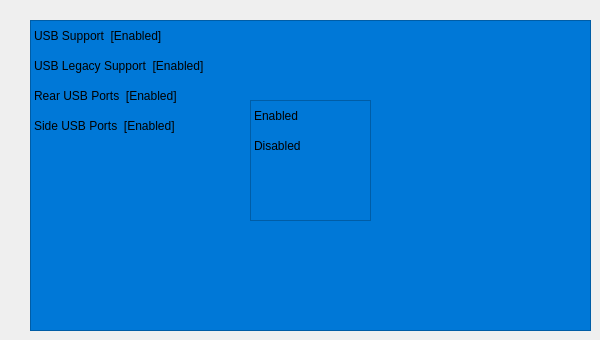
    <widget class="QWidget" name="usb">
     <widget class="QTableWidget" name="tableWidget_8">
      <property name="geometry">
       <rect>
        <x>30</x>
        <y>20</y>
        <width>561</width>
        <height>311</height>
       </rect>
      </property>
      <property name="styleSheet">
       <string notr="true">selection-background-color: rgb(0, 120, 215);
gridline-color: rgb(255, 255, 255, 0);
background-color: rgb(0, 120, 215);
outline: none;
	</string>
      </property>
      <property name="inputMethodHints">
       <set>Qt::ImhNone</set>
      </property>
      <property name="editTriggers">
       <set>QAbstractItemView::NoEditTriggers</set>
      </property>
      <property name="tabKeyNavigation">
       <bool>false</bool>
      </property>
      <property name="selectionMode">
       <enum>QAbstractItemView::SingleSelection</enum>
      </property>
      <property name="showGrid">
       <bool>false</bool>
      </property>
      <property name="wordWrap">
       <bool>true</bool>
      </property>
      <attribute name="horizontalHeaderVisible">
       <bool>false</bool>
      </attribute>
      <attribute name="horizontalHeaderDefaultSectionSize">
       <number>1000</number>
      </attribute>
      <attribute name="verticalHeaderVisible">
       <bool>false</bool>
      </attribute>
      <row>
       <property name="text">
        <string>New Row</string>
       </property>
      </row>
      <row>
       <property name="text">
        <string>New Row</string>
       </property>
      </row>
      <row>
       <property name="text">
        <string>New Row</string>
       </property>
      </row>
      <row>
       <property name="text">
        <string>New Row</string>
       </property>
      </row>
      <column>
       <property name="text">
        <string>New Column</string>
       </property>
      </column>
      <item row="0" column="0">
       <property name="text">
        <string>USB Support  [Enabled]</string>
       </property>
      </item>
      <item row="1" column="0">
       <property name="text">
        <string>USB Legacy Support  [Enabled]</string>
       </property>
      </item>
      <item row="2" column="0">
       <property name="text">
        <string>Rear USB Ports  [Enabled]</string>
       </property>
      </item>
      <item row="3" column="0">
       <property name="text">
        <string>Side USB Ports  [Enabled]</string>
       </property>
      </item>
     </widget>
     <widget class="QStackedWidget" name="stackedWidget_3">
      <property name="geometry">
       <rect>
        <x>220</x>
        <y>70</y>
        <width>181</width>
        <height>191</height>
       </rect>
      </property>
      <property name="currentIndex">
       <number>0</number>
      </property>
      <widget class="QWidget" name="page_9">
       <widget class="QTableWidget" name="onOff_3">
        <property name="geometry">
         <rect>
          <x>30</x>
          <y>30</y>
          <width>121</width>
          <height>121</height>
         </rect>
        </property>
        <property name="styleSheet">
         <string notr="true">selection-background-color: rgb(0, 120, 215);
gridline-color: rgb(255, 255, 255, 0);
background-color: rgb(0, 120, 215);
outline: 0;
	
</string>
        </property>
        <property name="inputMethodHints">
         <set>Qt::ImhNone</set>
        </property>
        <property name="editTriggers">
         <set>QAbstractItemView::NoEditTriggers</set>
        </property>
        <property name="tabKeyNavigation">
         <bool>false</bool>
        </property>
        <property name="selectionMode">
         <enum>QAbstractItemView::SingleSelection</enum>
        </property>
        <property name="showGrid">
         <bool>false</bool>
        </property>
        <property name="wordWrap">
         <bool>true</bool>
        </property>
        <attribute name="horizontalHeaderVisible">
         <bool>false</bool>
        </attribute>
        <attribute name="verticalHeaderVisible">
         <bool>false</bool>
        </attribute>
        <row>
         <property name="text">
          <string>New Row</string>
         </property>
        </row>
        <row>
         <property name="text">
          <string>New Row</string>
         </property>
        </row>
        <column>
         <property name="text">
          <string>New Column</string>
         </property>
        </column>
        <item row="0" column="0">
         <property name="text">
          <string>Enabled</string>
         </property>
        </item>
        <item row="1" column="0">
         <property name="text">
          <string>Disabled</string>
         </property>
        </item>
       </widget>
      </widget>
      <widget class="QWidget" name="page_10"/>
     </widget>
    </widget>
